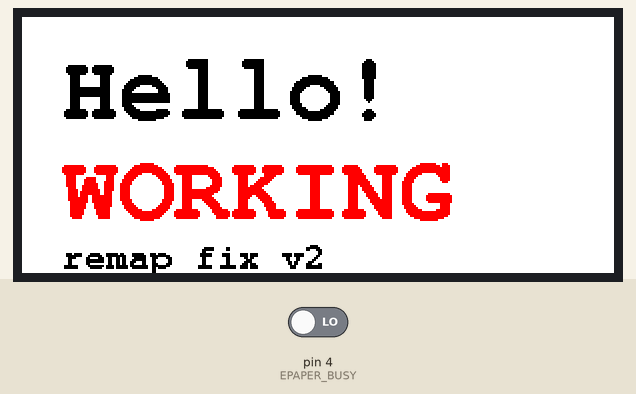
Recording of a sketch running on a simulated Arduino Mega 2560, built for the host (arithmetic inside an expression is 32-bit, double 64-bit). Parts: 296×128 colour display. Inputs (shaded band) come from the test bench; at power-on: pin 4 (EPAPER_BUSY) LOW. What the sketch prints to the serial monitor is not drawn.

Above: at 17.1 s.

The sketch:

epaper_gxepd2.ino
```cpp
/*
 * WeAct 2.9" E-Paper Module Test (GxEPD2 Library)
 *
 * Display: WeAct 2.9" BWR 128x296, SSD1680
 *
 * IMPORTANT: This module's JST cable colors don't match silk-screen.
 * Verified by loopback testing - the physical wiring is:
 *   GPIO4  (purple) -> BUSY (PIN 1)
 *   GPIO17 (orange) -> RES  (PIN 2)
 *   GPIO16 (white)  -> D/C  (PIN 3)
 *   GPIO23 (blue)   -> CS   (PIN 4)
 *   GPIO5  (green)  -> SCL  (PIN 5)
 *   GPIO18 (yellow) -> SDA  (PIN 6)
 */

#include <GxEPD2_3C.h>
#include <Fonts/FreeMonoBold24pt7b.h>
#include <Fonts/FreeMonoBold9pt7b.h>

// Pin definitions matched to actual E-Paper signal routing
#define EPAPER_BUSY 4
#define EPAPER_RST  17
#define EPAPER_DC   16
#define EPAPER_CS   23
#define SPI_CLK     5    // E-Paper SCL is wired to GPIO5
#define SPI_MOSI    18   // E-Paper SDA is wired to GPIO18
#define SPI_MISO    19   // unused

GxEPD2_3C<GxEPD2_290_C90c, GxEPD2_290_C90c::HEIGHT> display(
  GxEPD2_290_C90c(EPAPER_CS, EPAPER_DC, EPAPER_RST, EPAPER_BUSY)
);

void setup() {
  Serial.begin(115200);
  delay(2000);

  Serial.println();
  Serial.println("==========================================");
  Serial.println(" WeAct 2.9\" E-Paper (FULL REMAP)");
  Serial.println("==========================================");
  Serial.print(" CS  =GPIO");  Serial.println(EPAPER_CS);
  Serial.print(" D/C =GPIO");  Serial.println(EPAPER_DC);
  Serial.print(" RES =GPIO");  Serial.println(EPAPER_RST);
  Serial.print(" BUSY=GPIO");  Serial.println(EPAPER_BUSY);
  Serial.print(" SCL =GPIO");  Serial.println(SPI_CLK);
  Serial.print(" SDA =GPIO");  Serial.println(SPI_MOSI);
  Serial.println("==========================================");

  Serial.print("[INIT] BUSY initial state: ");
  pinMode(EPAPER_BUSY, INPUT);
  Serial.println(digitalRead(EPAPER_BUSY));

  // Initialize SPI with custom pins
  SPI.begin(SPI_CLK, SPI_MISO, SPI_MOSI, EPAPER_CS);

  // Initialize display
  display.init(115200, true, 50, false);

  // Override SPI to use our custom pin assignment
  display.epd2.selectSPI(SPI, SPISettings(4000000, MSBFIRST, SPI_MODE0));

  display.setRotation(1);

  Serial.println("[DRAW] Drawing Hello World...");
  display.setFullWindow();
  display.firstPage();
  do {
    display.fillScreen(GxEPD_WHITE);

    display.setTextColor(GxEPD_BLACK);
    display.setFont(&FreeMonoBold24pt7b);
    display.setCursor(20, 50);
    display.print("Hello!");

    display.setTextColor(GxEPD_RED);
    display.setFont(&FreeMonoBold24pt7b);
    display.setCursor(20, 100);
    display.print("WORKING");

    display.setTextColor(GxEPD_BLACK);
    display.setFont(&FreeMonoBold9pt7b);
    display.setCursor(20, 125);
    display.print("remap fix v2");
  } while (display.nextPage());

  Serial.println("[DONE] Display updated");
  display.hibernate();
}

void loop() {
  delay(1000);
}
```
